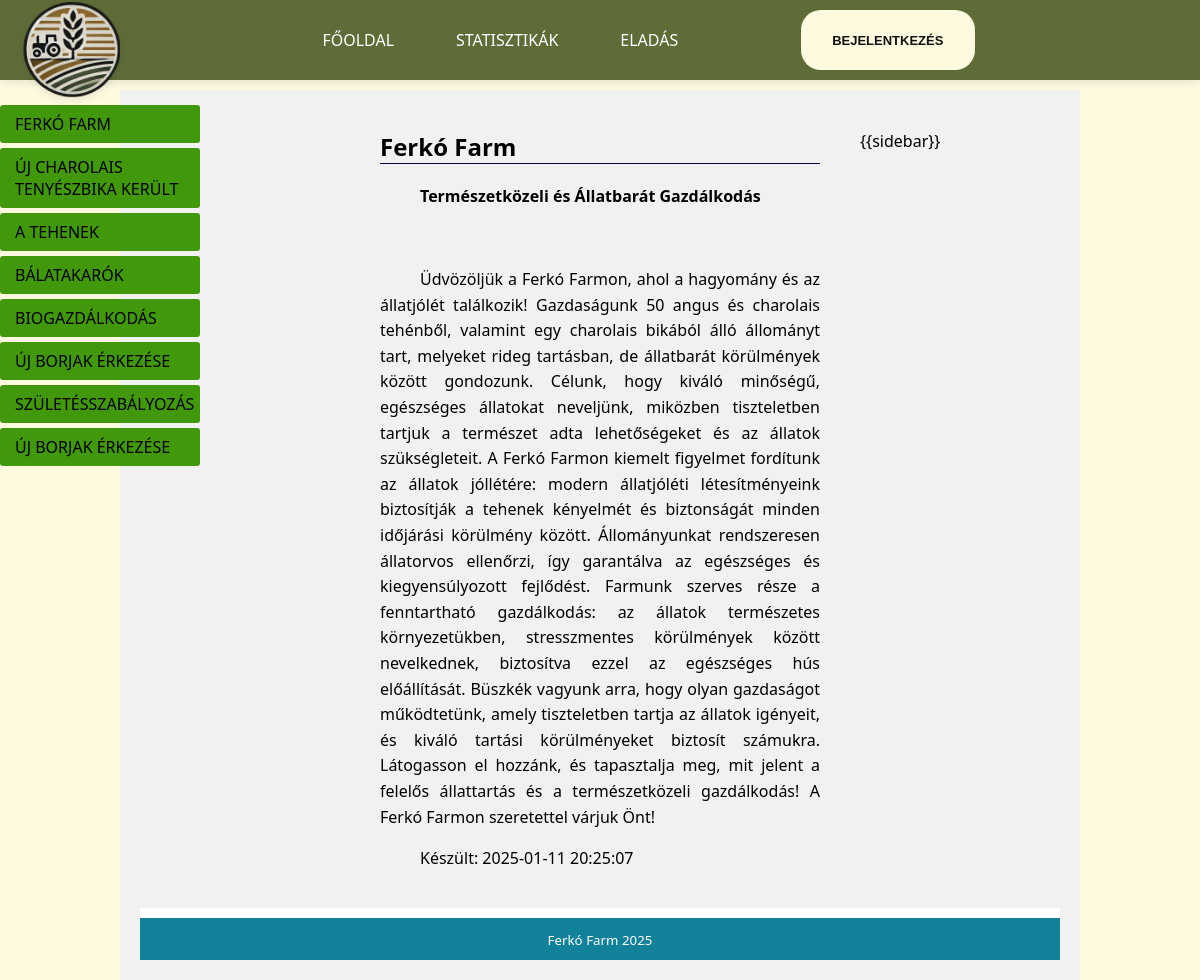
The page / on the database its author committed.
### tables this page shows
CREATE TABLE `news` (
  `id` tinyint(4) NOT NULL,
  `alias` varchar(32) DEFAULT NULL,
  `ordering` tinyint(4) DEFAULT NULL,
  `nav_name` varchar(32) DEFAULT NULL,
  `content` text DEFAULT NULL,
  `img` varchar(255) DEFAULT NULL,
  `creation` datetime DEFAULT NULL,
  `updating` datetime DEFAULT NULL,
  `description` text DEFAULT NULL,
  `keywords` text DEFAULT NULL,
  `states` tinyint(4) DEFAULT NULL
);

### index.php (the view, shortened to what this page needs)
<?php
require_once("connect.php");
function sanitize(string $data): string {
    return htmlspecialchars($data, ENT_QUOTES, 'UTF-8');
}
$sql = "SELECT id, alias, nav_name FROM news WHERE states = 1 ORDER BY ordering ASC";
$result = mysqli_query($dbconn, $sql);
$menu = "<ul>\n";
while ($row = mysqli_fetch_assoc($result)) {
    $menu .= "<li><a href=\"./" . sanitize($row['alias']) . "\">" . sanitize($row['nav_name']) . "</a></li>\n";
}
$menu .= "</ul>\n";
$alias = isset($_GET['alias']) ? mysqli_real_escape_string($dbconn, $_GET['alias']) : "bemutatkozas";
$sql = "SELECT nav_name, content, creation, updating, description, keywords FROM news WHERE alias = '$alias' LIMIT 1";
$result = mysqli_query($dbconn, $sql);
if (mysqli_num_rows($result) > 0) {
    $row = mysqli_fetch_assoc($result);
    $description = sanitize($row['description']);
    $keywords = sanitize($row['keywords']);
    $nav_name = sanitize($row['nav_name']);
    $content = $row['content'];
    $creation = sanitize($row['creation']);
}
$template = file_get_contents("template.html");
$template = str_replace("{{menu}}", $menu, $template);
$template = str_replace("{{nav_name}}", $nav_name, $template);
$template = str_replace("{{content}}", $content, $template);
$template = str_replace("{{creation}}", $creation, $template);
$template = str_replace("{{description}}", $description, $template);
$template = str_replace("{{keywords}}", $keywords, $template);
echo $template;
?>

### css/style.css (style rules this page uses)
body { font-family: 'Roboto', sans-serif; margin: 0; padding: 0; background-color: #f4f4f9; }
#befoglalo { width: 80%; margin: 10px auto; background-color: #f1f1f1; padding: 20px; position: relative; }
#menu { position: fixed; left: 0; top: 100px; width: 200px; text-transform: uppercase; }
#menu ul { padding: 0; margin: 0; }
#menu ul li { list-style-type: none; margin: 5px 0; }
#menu ul li a { color: #000; text-decoration: none; display: block; padding: 8px 15px; background-color: #41980a; border-radius: 3px; transition: all 0.3s ease; }
#tartalom { min-height: 400px; margin: 0 220px; padding: 20px; }
#tartalom h2 { margin-top:0; font-size: 1.5em; border-bottom: 1px solid rgb(14,7,68); }
#tartalom p { text-align: justify; text-indent: 40px; line-height: 1.6; }
#oldalsav { float:right; width: 200px; margin-top:20px }
#lablec { clear: both; text-align: center; background-color: rgb(18,130,155); color: #fff; padding: 10px; border-top: 10px solid #fff; }

### css/slider/style.css (style rules this page uses)
* { box-sizing: border-box; }

### css/nav.css (style rules this page uses)
body { font-family: system-ui, -apple-system, BlinkMacSystemFont, 'Segoe UI', Roboto, Oxygen, Ubuntu, Cantarell, 'Open Sans', 'Helvetica Neue', sans-serif; background-color: #fefae0; padding-top: 80px; }
main { transition: transform 0.3s cubic-bezier(0.4, 0, 0.2, 1); transform: translateY(0); }
nav { background-color: #606c38; display: grid; grid-template-columns: 200px 1fr 200px; align-items: center; width: 100%; position: fixed; top: 0; left: 0; z-index: 1000; box-shadow: 0 2px 10px rgba(0,0,0,0.1); height: 80px; }
.logo-container { grid-column: 1; padding-left: 20px; display: flex; align-items: center; }
.logo-container img { width: 100px; margin-bottom: -20px; height: auto; filter: drop-shadow(0 2px 4px rgba(0,0,0,0.1)); }
.nav-links { grid-column: 2; display: flex; justify-content: center; align-items: center; width: 100%; }
.links { display: flex; justify-content: center; align-items: center; gap: 30px; width: 100%; }
.button-container { grid-column: 3; display: flex; justify-content: flex-end; padding-right: 20px; margin-left: auto; }
nav a { color: white; padding: 1rem; text-decoration: none; text-transform: uppercase; transition: all 0.3s cubic-bezier(0.4, 0, 0.2, 1); position: relative; cursor: pointer; }
nav a::after { content: ''; position: absolute; width: 0; height: 2px; bottom: 0; left: 50%; background-color: #FEFAE0; transition: all 0.3s cubic-bezier(0.4, 0, 0.2, 1); transform: translateX(-50%); }
nav button { margin: 10px 5px 10px 0; border: 0; }
.button-container button { --primary-color: #FEFAE0; --secondary-color: #111; --hover-color: #111; --arrow-width: 10px; --arrow-stroke: 2px; border-radius: 20px; padding: 0.5em 1.2em; background: var(--primary-color); display: flex; font-weight: bold; font-size: small; transition: all 0.3s cubic-bezier(0.4, 0, 0.2, 1); position: relative; overflow: hidden; margin-left: auto; }
.button-container button::before { content: ''; position: absolute; top: 50%; left: 50%; width: 0; height: 0; background: rgba(0, 0, 0, 0.1); border-radius: 50%; transform: translate(-50%, -50%); transition: width 0.6s ease, height 0.6s ease; }
.button-container button a { text-decoration: none; color: var(--secondary-color); position: relative; z-index: 1; }
@media (min-width: 1025px) { .nav-links { position: static; display: flex; flex-direction: row; opacity: 1; transform: none; pointer-events: all; padding: 0; background: none; box-shadow: none; height: auto; justify-content: center; width: 100%; } }
@media (min-width: 1025px) { .links { display: flex; flex-direction: row; gap: 30px; margin: 0; justify-content: center; width: 100%; } }
@media (min-width: 1025px) { .links a { padding: 0.5rem 1rem; font-size: 1rem; font-weight: 500; text-align: center; } }
@media (min-width: 1025px) { .button-container { margin-right: 0; display: flex; align-items: center; } }

### css/footer.css (style rules this page uses)
html, body { height: 100%; margin: 0; display: flex; flex-direction: column; }
main { flex: 1; }
footer { width: 100%; background-color: #333; color: white; text-align: center; }

### rows shown on the page
news: keywords+description+creation (picture), template "FŐOLDAL STATISZTIKÁK ELADÁS BEJELENTKEZÉS {{sidebar}} Ferkó Farm Természetközeli és Állatbarát Gazdálkodás Üdvözöljük a Ferkó Farmon, ahol a hagyomány és az állatjólét találkozik! Gazdaságunk 50 angus és charolais tehénből, valamint egy charolais bikából álló állományt tart, melyeket rideg tartásban, de állatbarát körülmények között gondozunk. Célunk, hogy kiváló minőségű, egészséges állatokat neveljünk, miközben tiszteletben tartjuk a természet adta lehetőségeket és az állatok szükségleteit. A Ferkó Farmon kiemelt figyelmet fordítunk az állatok jóllétére: modern állatjóléti létesítményeink biztosítják a tehenek kényelmét és biztonságát minden időjárási körülmény között. Állományunkat…", nav_name "FERKÓ FARM"
news: nav_name "ÚJ CHAROLAIS TENYÉSZBIKA KERÜLT"
news: nav_name "A TEHENEK"
news: nav_name "BÁLATAKARÓK"
news: nav_name "BIOGAZDÁLKODÁS"
news: nav_name "ÚJ BORJAK ÉRKEZÉSE"
news: nav_name "SZÜLETÉSSZABÁLYOZÁS"
news: nav_name "ÚJ BORJAK ÉRKEZÉSE"
